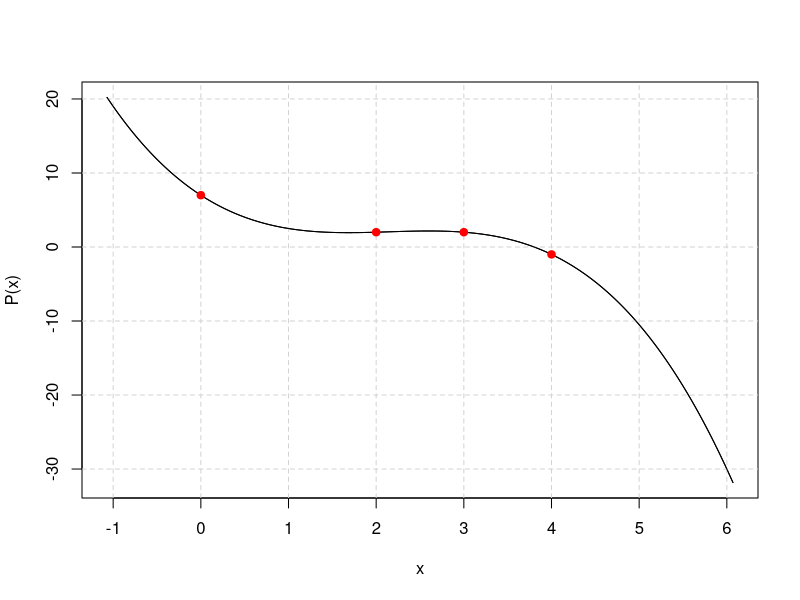

The R source for this figure:
## ---- chunk 1
x <- c(0, 2, 3, 4)
y <- c(7, 2, 2, -1)
plot(polynom::poly.calc(x, y), xlim = c(-1, 6))
points(x, y, col = "red", pch = 19)
